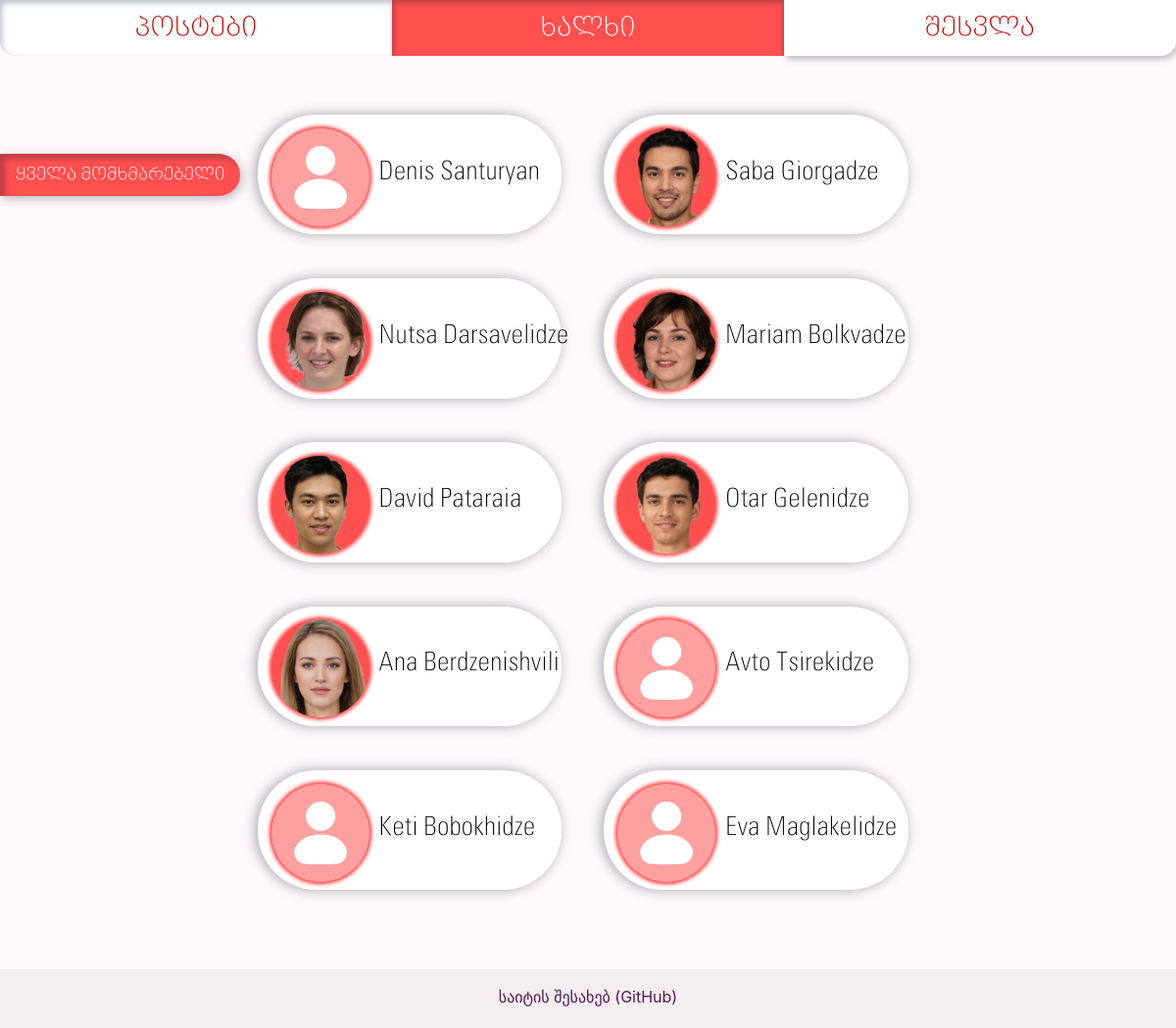
The page /people/ on the database its author committed.
### app/models/users.py (models this page shows, shortened)
class User(db.Model, UserMixin):
    __tablename__ = 'users'
    id = db.Column(db.Integer, primary_key=True)
    username = db.Column(db.String(16), unique=True, nullable=False, index=True)
    password = db.Column(db.String(255))
    name_first = db.Column(db.String)
    name_last = db.Column(db.String)
    email = db.Column(db.String(64), unique=True, nullable=False, index=True)
    sex = db.Column(db.String)
    dob = db.Column(db.Date)
    age = db.Column(db.Integer)
    picture = db.Column(db.String)
    post = db.relationship('PostsModel', backref='User', uselist=False)
    comment = db.relationship('Comment', backref='User', uselist=False)
    roles = db.relationship('Role', secondary=roles_users,
                            backref=db.backref('users', lazy='dynamic'))
    friends = db.relationship('User', secondary=friendships,
                              primaryjoin=id == friendships.c.user_id_one,
                              secondaryjoin=id == friendships.c.user_id_two)

### app/profiles/views.py (the view)
@profiles_blueprint.route('/')
@profiles_blueprint.route('/<username>', methods=['GET', 'POST'])
def list_people(username=None):
    if username:
        user = User.find_by_username(username)
        friend_request_form = FriendRequestForm()
        if current_user.is_authenticated:
            if user.id == current_user.id:
                return redirect(url_for('profiles.profile'))
            incoming_requests = FriendRequest.query.filter_by(recipient_user=current_user.id, active=1).all()
            incoming_requests_ids = [r.id for r in incoming_requests]
            incoming_requests_senders = [r.sender_user for r in incoming_requests]
            incoming_requests = [incoming_requests_ids, incoming_requests_senders]
            friend_asked = FriendRequest.query.filter_by(recipient_user=user.id,
                                                         sender_user=current_user.id,
                                                         active=1).first()
            if request.method == 'POST':  # happens when sending a friend request or deleting an existing one
                sender = int(friend_request_form.sender_user.data)
                receiver = int(friend_request_form.receiving_user.data)
                if sender == current_user.id and receiver == user.id:
                    if friend_request_form.submit_friend_request.data:
                        if not friend_asked:
                            new_friend_request = FriendRequest(sender_user=sender,
                                                               recipient_user=receiver)
                            db.session.add(new_friend_request)
                            db.session.commit()
                            return redirect(url_for('profiles.list_people', username=user.username))
                    elif friend_request_form.undo_friend_request.data:
                        if friend_asked:
                            db.session.delete(friend_asked)
                            db.session.commit()
                            return redirect(url_for('profiles.list_people', username=user.username))
        else:
            friend_asked = None
            incoming_requests = None
        return render_template('people_profile.html', pages=generate_nav_links(),
                               user=user,
                               friend_request_form=friend_request_form,
                               friend_asked=friend_asked,
                               incoming_requests=incoming_requests)
    else:
        people_list = User.query.all()
        return render_template('people.html', pages=generate_nav_links(), people_list=people_list)

### app/tools/nav_link_list.py (called while the page is built)
def generate_nav_links():
    pages_nav_list = [
        ("posts.list_posts", "პოსტები"),
        ("profiles.list_people", "ხალხი"),
        ("auth.auth", "შესვლა")
    ]
    from flask_login import current_user
    if current_user.is_authenticated:
        pages_nav_list[2] = ('profiles.profile', current_user.username.upper())
    return pages_nav_list

### app/profiles/templates/people.html (shortened to what this page needs)
{% extends "base.html" %}
{% block content %}
{% from 'macros_images.html' import show_profile_picture %}
  <div class="c-3">
    <div class="nav flex-column nav-pills nav-left-tabs profile-list-buttons" id="v-pills-tab" role="tablist" aria-orientation="vertical">
      <a class="nav-link  active profile-list-buttons-single" id="v-pills-home-tab" data-toggle="pill" href="#v-pills-home" role="tab" aria-controls="v-pills-home" aria-selected="true"> ყველა მომხმარებელი </a>
    </div>
  </div>
<div class="tab-content" id="v-pills-tabContent">
<div class="tab-pane fade show active" id="v-pills-home" role="tabpanel" aria-labelledby="v-pills-home-tab" style="flex-direction: column-reverse">
        <div class="profile-list-all c-8">
            {% for p in people_list %}
                {% if current_user.is_authenticated and p.id == current_user.id %}
                    <a href="{{ url_for('profiles.profile') }}">
                {% else %}
                    <a href="{{ url_for('profiles.list_people', username=p.username) }}">
                {% endif %}
                    <div class="profile-list-one c-4">
                        <table style="flex-direction: row">
                        <tbody>
                            <tr>
                                <td> {{ show_profile_picture(p, 'profile-list-image') }}
                                    <span class="profile-list-name"> {{ p.name_first }} {{ p.name_last }}</span>
                                </td>
                            </tr>
                        </tbody>
                        </table>
                    </div>
                </a>
            {% endfor %}
        </div>
    </div>
</div>
{% endblock %}

### app/posts/templates/macros_images.html (shortened to what this page needs)
{% macro show_profile_picture(user, style) %}
      {% if user.picture %}
        <img src="{{ url_for('static', filename='uploads/profile_pictures/%s' % user.picture) }}" class="{{style}}" alt="my_profile_picture">
      {% else %}
        <img src="{{ url_for('static', filename='uploads/profile_pictures/default_profile_picture.png') }}" class="{{style}}" alt="my_profile_picture">
      {% endif %}
{% endmacro %}

### app/static/styles.css (style rules this page uses)
html, body { margin: 0; padding: 0; height: 100%; background-color: rgb(255, 248, 250); }
* { box-sizing: border-box; }
.c-3 { width: 25%; }
.c-4 { width: 33.33%; }
.c-8 { width: 66.66%; }
.profile-list-all { margin: auto; padding-left: 2%; padding-top: 5%; flex-direction: row; }
.profile-list-one { display: inline-block; margin-left: 5%; margin-bottom: 5%; width: 40%; background-color: white; border-radius: 3.75rem; padding: 1%; box-shadow: -0.15rem 0 0.8rem rgba(2, 12, 47, 0.35); }
.profile-list-name { font-family: "Open Sans Mixed", "BPG Nino Elite", sans-serif; font-size: 1.625rem; color: #000000; overflow: hidden; white-space: nowrap; text-overflow: ellipsis; max-width: 15rem; display: inline-block; position: absolute; text-align: center; margin-top: 2.5%; }
.profile-list-image { border-radius: 3.125rem; background-color: #ff5050; box-shadow: 0 0 0.24rem 0.15rem #ff5050; height: 6.25rem; width: 6.25rem; margin: 0.312rem 0.625rem 0 0.312rem; }
.nav-left-tabs { font-family: "BPG Nino Elite Exp Caps", sans-serif; box-shadow: 0.15rem 0.15rem 0.61rem rgba(2, 12, 47, 0.27); background-color: white!important; font-size: 1.25rem; text-align: center; max-width: 18.75rem; border-top-right-radius: 1.875rem; border-bottom-right-radius: 1.875rem; }
.nav-left-tabs * { color: purple!important; }
.nav-left-tabs .active { background-color: #ff5050!important; color: white!important; border-radius: 0 1.875rem 1.875rem 0!important; box-shadow: inset 0.3rem 0.3rem 0.42rem rgba(2, 12, 47, 0.27)!important; }
.profile-list-buttons { position: absolute; top: 15%; }
.profile-list-buttons-single { font-size: 1.1rem; }

### rows shown on the page
User: name_first "Denis", name_last "Santuryan"
User: picture (picture), name_first "Saba", name_last "Giorgadze"
User: picture (picture), name_first "Nutsa", name_last "Darsavelidze"
User: picture (picture), name_first "Mariam", name_last "Bolkvadze"
User: picture (picture), name_first "David", name_last "Pataraia"
User: picture (picture), name_first "Otar", name_last "Gelenidze"
User: picture (picture), name_first "Ana", name_last "Berdzenishvili"
User: name_first "Avto", name_last "Tsirekidze"
User: name_first "Keti", name_last "Bobokhidze"
User: name_first "Eva", name_last "Maglakelidze"

### other values the page prints
{{ page[1] }} "პოსტები" "შესვლა"
{{ page[1] }} "ხალხი"
